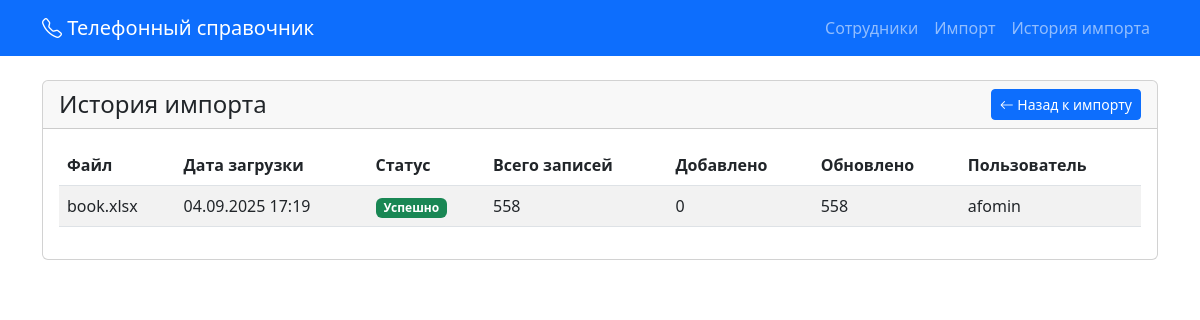
The page /import/log/ on the database its author committed.
### employees/models.py (models this page shows)
class ImportLog(models.Model):
    STATUS_CHOICES = [
        ('success', 'Успешно'),
        ('partial', 'Частично'),
        ('failed', 'Не удалось'),
    ]
    file_name = models.CharField(max_length=255)
    uploaded_at = models.DateTimeField(auto_now_add=True)
    status = models.CharField(max_length=10, choices=STATUS_CHOICES)
    total_records = models.IntegerField()
    added = models.IntegerField()
    updated = models.IntegerField()
    errors = models.TextField(blank=True)
    user = models.ForeignKey(User, on_delete=models.SET_NULL, null=True)
    class Meta:
        ordering = ['-uploaded_at']
        verbose_name = 'Лог импорта'
        verbose_name_plural = 'Логи импорта'

### employees/views.py (the view)
# urls.py: path('import/log/', views.ImportLogListView.as_view(), name='import_log'),
class ImportLogListView(ListView):
    model = ImportLog
    template_name = 'employees/import_log.html'
    context_object_name = 'import_logs'
    paginate_by = 20

### employees/context_processors.py (called while the page is built)
def admin_stats(request):
    if request.path.startswith('/admin/'):
        return {
            'employees_count': Employee.objects.count(),
            'import_logs_count': ImportLog.objects.count(),
        }
    return {}

### employees/templates/employees/import_log.html (shortened to what this page needs)
{% extends 'base.html' %}
{% block content %}
<div class="row">
    <div class="col-12">
        <div class="card">
            <div class="card-header d-flex justify-content-between align-items-center">
                <h4 class="card-title mb-0">История импорта</h4>
                <a href="{% url 'import' %}" class="btn btn-primary btn-sm">
                    <i class="bi bi-arrow-left"></i> Назад к импорту
                </a>
            </div>
            <div class="card-body">
                {% if import_logs %}
                <div class="table-responsive">
                    <table class="table table-striped table-hover">
                        <thead>
                            <tr>
                                <th>Файл</th>
                                <th>Дата загрузки</th>
                                <th>Статус</th>
                                <th>Всего записей</th>
                                <th>Добавлено</th>
                                <th>Обновлено</th>
                                <th>Пользователь</th>
                            </tr>
                        </thead>
                        <tbody>
                            {% for log in import_logs %}
                            <tr>
                                <td>{{ log.file_name }}</td>
                                <td>{{ log.uploaded_at|date:"d.m.Y H:i" }}</td>
                                <td>
                                    <span class="badge
                                        {% if log.status == 'success' %}bg-success
                                        {% elif log.status == 'partial' %}bg-warning
                                        {% else %}bg-danger{% endif %}">
                                        {{ log.get_status_display }}
                                    </span>
                                </td>
                                <td>{{ log.total_records }}</td>
                                <td>{{ log.added }}</td>
                                <td>{{ log.updated }}</td>
                                <td>{{ log.user.username|default:"Система" }}</td>
                            </tr>
                            {% endfor %}
                        </tbody>
                    </table>
                </div>
                {% else %}
                <div class="alert alert-info">
                    <i class="bi bi-info-circle"></i> История импорта пуста.
                </div>
                {% endif %}
            </div>
        </div>
    </div>
</div>
{% endblock %}

### rows shown on the page
ImportLog: file_name "book.xlsx", uploaded_at "04.09.2025 17:19", status "Успешно", total_records "558", added "0", updated "558", user.username "afomin"
